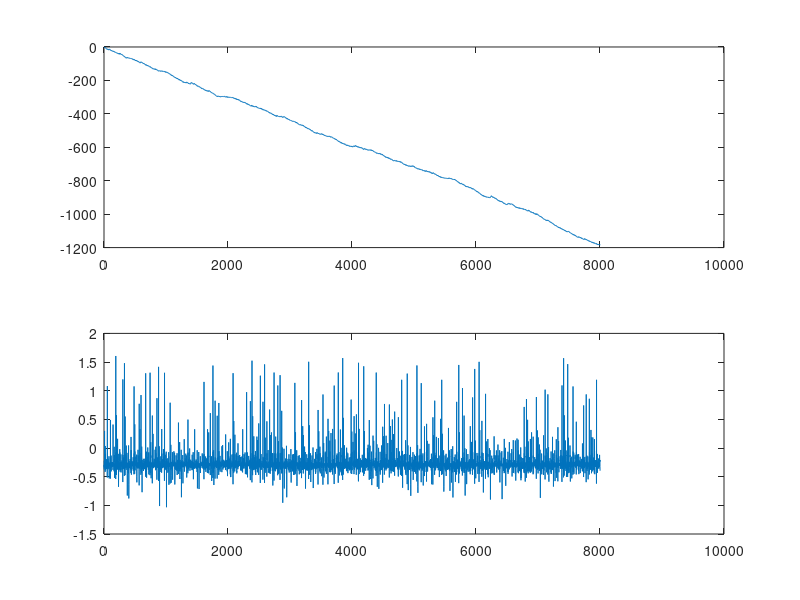

Reproduce this figure in MATLAB. (Note: this script raises an error after producing the figure.)
clear all;
close all;
clc;

 N1 = load("n1.txt");
 N2 = load("n2.txt");
 P1 = load("p1.txt");
 P2 = load("p2.txt");

 Fs= 1;
 
%%%%%%%%%%%%%%%%%%%%
 HN1 = hilbert(N1);
 PhN1 = angle(HN1);
 HN2 = hilbert(N2);
 PhN2 = angle(HN2);
 uPhN1 = unwrap(PhN1);
 uPhN2 = unwrap(PhN2);
%%%%%%%%%%%%%%%%%%%%%
 HP1 = hilbert(P1);
 PhP1 = angle(HP1);
 HP2 = hilbert(P2);
 PhP2 = angle(HP2);
 uPhP1 = unwrap(PhP1);
 uPhP2 = unwrap(PhP2);
 diffN1N2 = uPhN1-uPhN2;
 diffP1P2 = uPhP1-uPhP2;
%%%%%%%%%%%%%%%%%%%%% 
 figure (1)
 subplot(2,1,1);
 plot(diffN1N2); 
 subplot(2,1,2);
 plot(diffP1P2);
%%%%%%%%%%%%%%%%%%%%%
 [wcoh, wcs, f] = wcoherence(N1, N2, Fs);

    max_wcoh=max(wcoh);
    figure (2)  
    plot(max_wcoh)
 











